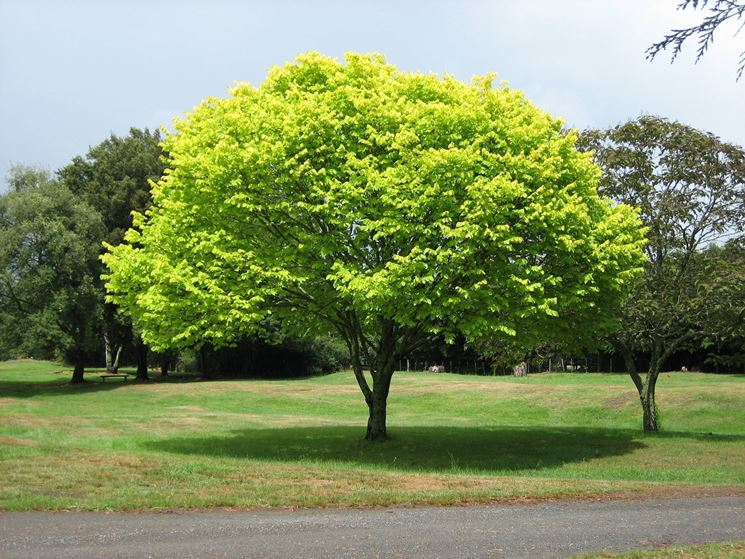
%> input picture foto.jpg, 745 x 559 px
$ octave TestGit.m   (GNU Octave 9; MATLAB toolbox functions it lacks are replaced by stand-ins)
%> lines starting %> are read from the running program, lines starting %| are printed output that depends on the picture
### clm.m
function X = clm(A)
%CLM   Complex Logarithm Mapping

%trasformata di Fourier dell'immagine
F = fft2(A);

%trasformata di Fuorier centrata
Fsh = fftshift(F);

%CLM(?) log della trasformata
Vpiu = log(1+Fsh);

X = reshape(Vpiu, 1, []); %matrix to row vector
end

### TestGit.m
clear all; close all; clc

imdata = imread('foto.jpg');
%> imdata is the input picture: size 559x745x3 uint8; mean R, G, B 131.5, 146.2, 98.9
imdata = imresize(imdata, [250 250]);
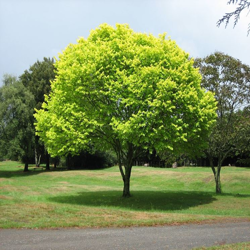
%> imdata: size 250x250x3 uint8; mean R, G, B 131.5, 146.2, 98.9
figure(1);imshow(imdata); title('Original image')

imdata = rgb2gray(imdata);
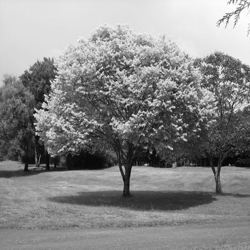
%> imdata: size 250x250 uint8; min 4, max 255, mean 136.4
figure(2);imshow(imdata); title('Gray image')

immClm = clm(imdata);

V = pinv(immClm);


function vettOrdered = orderVector(vettA,vettB,delta)
    for i=1:size(vettA)
        if((vettA(i)*vettB(i))>delta)
           vettOrdered(i)=vettA(i)*vettB(i);
        else
           vettOrdered(i)=0;
        end
    end
end
